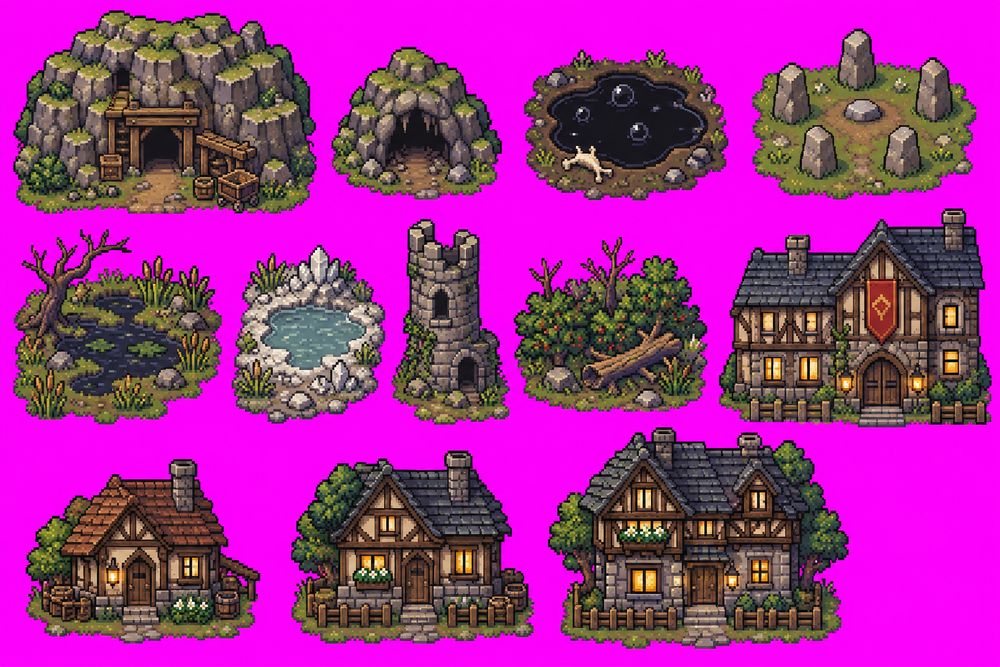
#> input picture art/gpt/sheet.png, 1000 x 667 px, shrunk from 1536 x 1024 before the run, found by its file name
$ python gpt_ground2_probe.py
#> lines starting #> are read from the running program, lines starting #| are printed output that depends on the picture; after the words box and inside, x2 and y2 are one past the last pixel; in counts of white or black regions, pixels touching at a corner belong together
"""Probe the retried ground sheet: find the 4x4 tile boxes, snap each to 16x16, print grass/dirt masks and seam scores."""
from PIL import Image
import numpy as np
a = np.asarray(Image.open(__import__("os").path.dirname(__import__("os").path.abspath(__file__)) + "/gpt/ground2/sheet.png").convert("RGB")).astype(int)
r, g, b = a[..., 0], a[..., 1], a[..., 2]
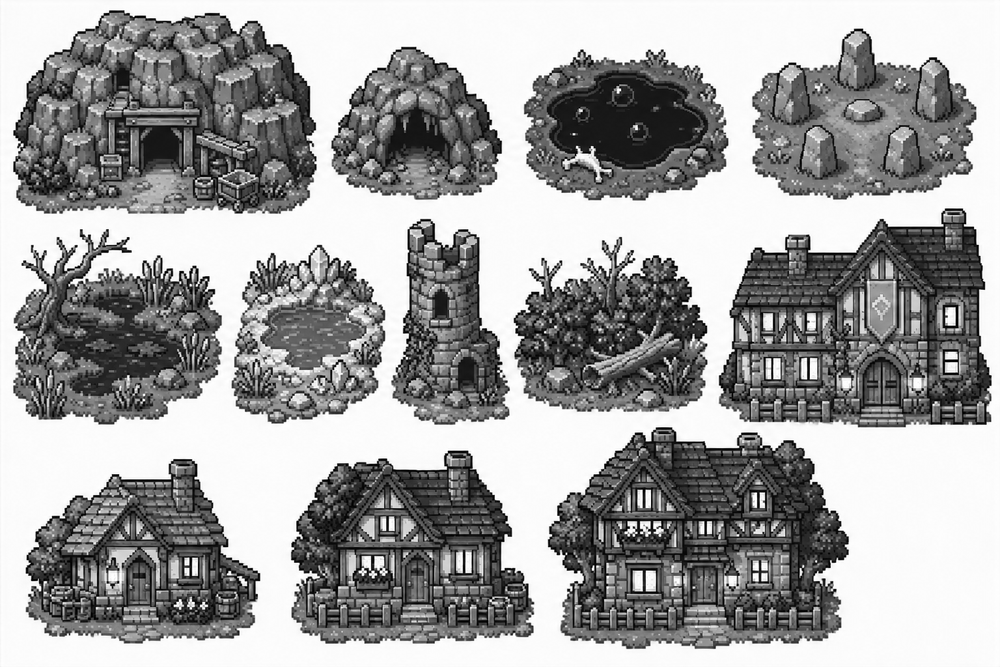
#> r: shape (667, 1000) int64; min 0, max 255, mean 161.1
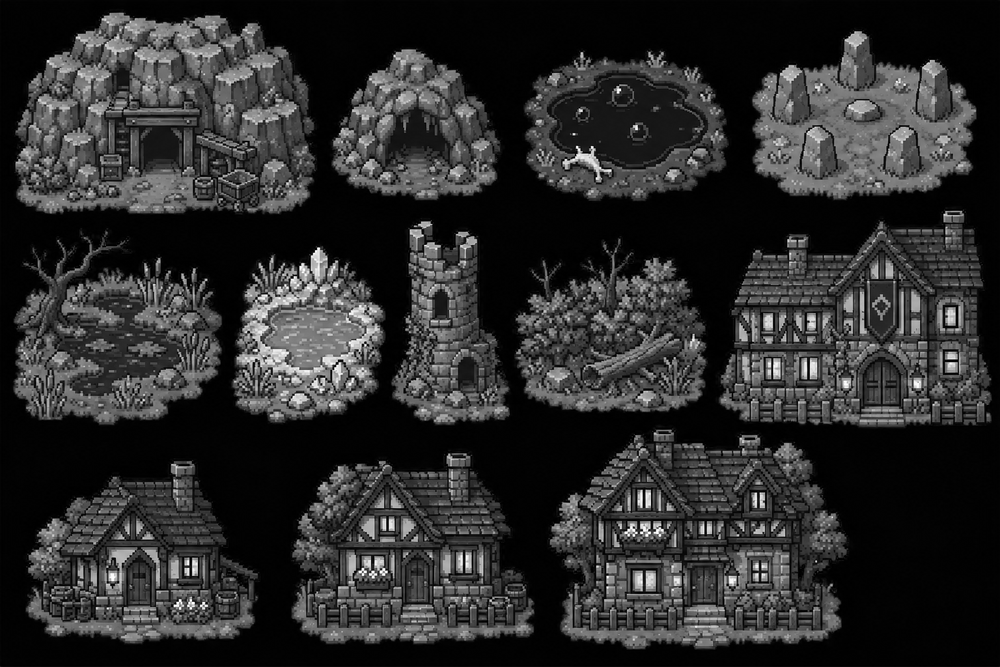
#> g: shape (667, 1000) int64; min 0, max 255, mean 44.9
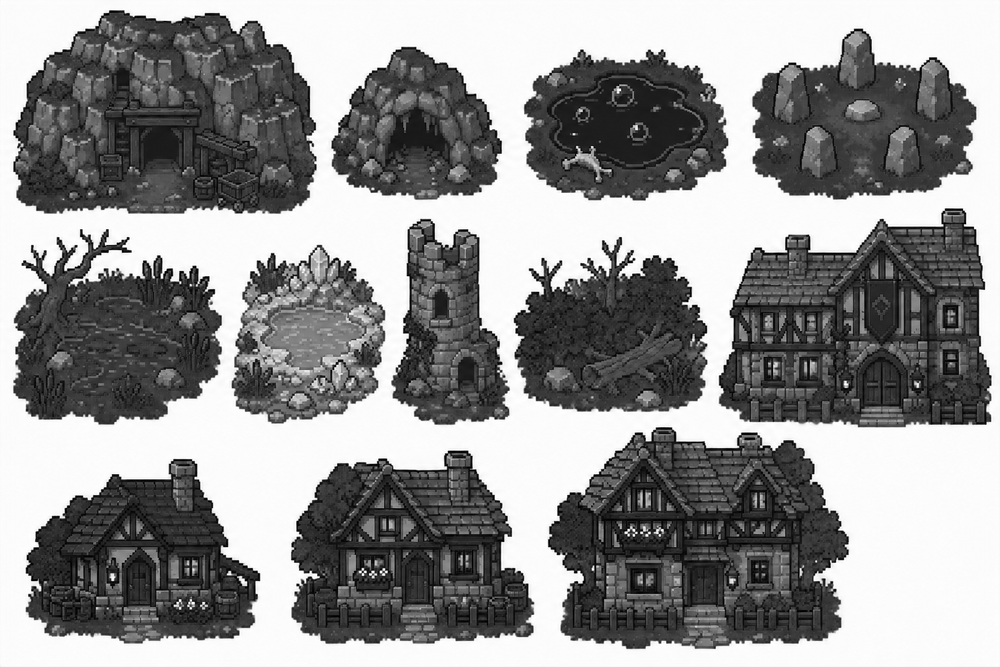
#> b: shape (667, 1000) int64; min 0, max 255, mean 145.9
mag = (r > 170) & (b > 170) & (g < 110)
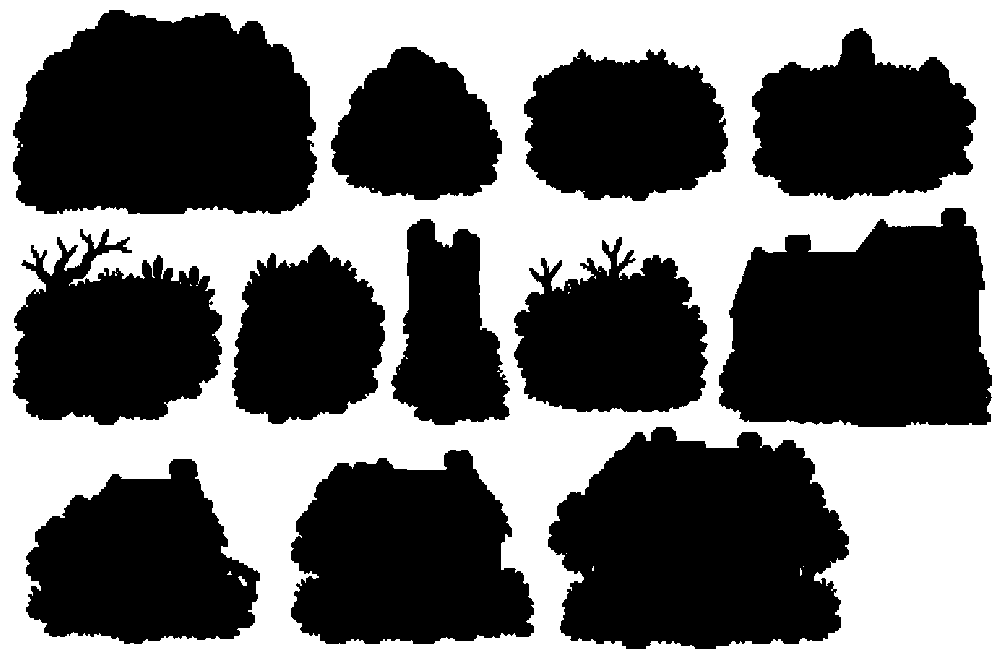
#> mag: shape (667, 1000) bool; 43.5% white; 26 white regions (24 under 20 px), largest, box (x1, y1, x2, y2) and area: (0, 0, 1000, 667) 289716, (238, 576, 247, 586) 45
def runs(v):
    out, s = [], None
    for i, x in enumerate(v):
        if x and s is None: s = i
        if not x and s is not None: out.append((s, i)); s = None
#> this loop made 1000 passes
#> x on passes 1 to 12: False, False, False, False, False, False, False, False, False, False, False, False
#> after the loop, out = [(33, 220), (242, 264), (270, 276), (291, 292), (293, 314), (331, 383), (393, 482), (564, 705), (739, 849), (850, 875), (876, 889)]
    if s is not None: out.append((s, len(v)))
    return [o for o in out if o[1] - o[0] > 100]
cols = runs((~mag).mean(0) > 0.5); rows = runs((~mag).mean(1) > 0.5)
#> after `cols = runs((~mag).mean(0) > 0.5)`: cols = [(33, 220), (564, 705), (739, 849)]
#> after `rows = runs((~mag).mean(1) > 0.5)`: rows = [(65, 195), (263, 417), (487, 638)]
print("cols", cols); print("rows", rows)
#| cols [(33, 220), (564, 705), (739, 849)]
#| rows [(65, 195), (263, 417), (487, 638)]
